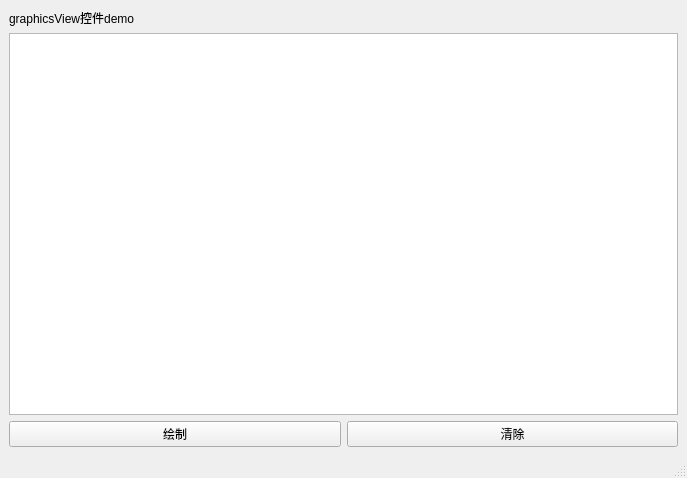
<?xml version="1.0" encoding="UTF-8"?>
<ui version="4.0">
 <class>MainWindow</class>
 <widget class="QMainWindow" name="MainWindow">
  <property name="geometry">
   <rect>
    <x>0</x>
    <y>0</y>
    <width>687</width>
    <height>478</height>
   </rect>
  </property>
  <property name="windowTitle">
   <string>PyQt5绘图demo</string>
  </property>
  <widget class="QWidget" name="centralwidget">
   <layout class="QVBoxLayout" name="verticalLayout">
    <item>
     <widget class="QLabel" name="label">
      <property name="text">
       <string>graphicsView控件demo</string>
      </property>
     </widget>
    </item>
    <item>
     <widget class="GraphicsLayoutWidget" name="graphicsView">
      <property name="minimumSize">
       <size>
        <width>569</width>
        <height>271</height>
       </size>
      </property>
     </widget>
    </item>
    <item>
     <layout class="QHBoxLayout" name="horizontalLayout_2">
      <item>
       <widget class="QPushButton" name="pushButton_plot">
        <property name="text">
         <string>绘制</string>
        </property>
       </widget>
      </item>
      <item>
       <widget class="QPushButton" name="pushButton_clear">
        <property name="text">
         <string>清除</string>
        </property>
       </widget>
      </item>
     </layout>
    </item>
   </layout>
  </widget>
  <widget class="QMenuBar" name="menubar">
   <property name="geometry">
    <rect>
     <x>0</x>
     <y>0</y>
     <width>687</width>
     <height>22</height>
    </rect>
   </property>
  </widget>
  <widget class="QStatusBar" name="statusbar"/>
 </widget>
 <customwidgets>
  <customwidget>
   <class>GraphicsLayoutWidget</class>
   <extends>QGraphicsView</extends>
   <header>pyqtgraph</header>
  </customwidget>
 </customwidgets>
 <resources/>
 <connections/>
</ui>
